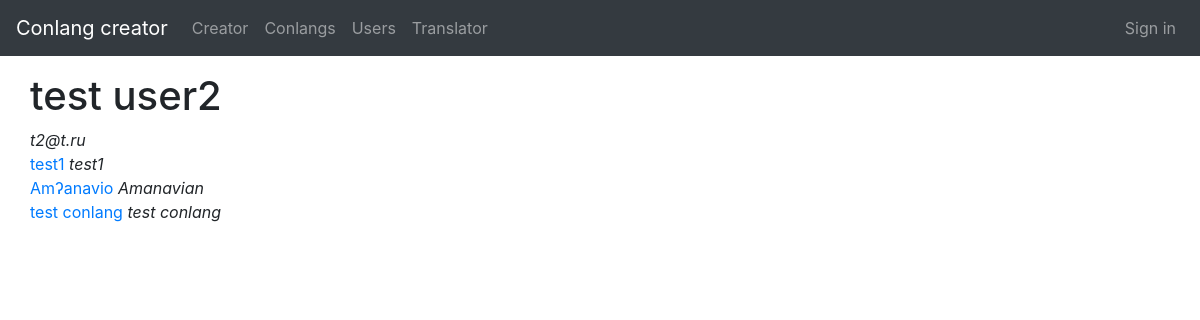
The page /u/2/profile/ on the database its author committed.
### user/models.py (models this page shows, shortened)
class User(models.Model):
    email = models.EmailField(max_length=80)
    name = models.CharField(max_length=80)
    password = models.CharField(max_length=256)

### conlang_creator/models.py (models this page shows, shortened)
class Conlang(models.Model):
    original_name = models.CharField(max_length=80)
    english_name = models.CharField(max_length=80)
    description = models.TextField(max_length=999999)
    user = models.ForeignKey(User, on_delete=models.CASCADE)
    consonants = models.CharField(max_length=300, default='p t k')
    vowels = models.CharField(max_length=200, default='a i u')
    syllable_structure = models.CharField(max_length=10)
    word_structure = models.CharField(max_length=20)

### user/views.py (the view)
# urls.py: path('<int:user_id>/profile/', views.profile, name='profile'),
def profile(request, user_id):
    title = 'Profile'
    template = 'user/profile.html'
    user = get_object_or_404(User, pk=user_id)
    conlangs = user.conlang_set.all()
    context = {'title': title, 'user': user, 'conlangs': conlangs}
    return render(request, template, context)

### user/templates/user/profile.html (shortened to what this page needs)
{% extends "header.html" %}
{% block content %}
<div class="container-fluid">
  <h1>
    {{ user.name }}
  </h1>
  <i>{{ user.email }}</i>
  <br>
  {% for conlang in conlangs %}
    <a href="{% url 'conlang_creator:profile' conlang.id %}">{{ conlang.original_name }}</a> <i>{{ conlang.english_name}}</i>
    <br>
  {% endfor %}
</div>
{% endblock %}

### rows shown on the page
User: name "test user2", email "t2@t.ru"
Conlang: original_name "test1", english_name "test1"
Conlang: original_name "Amʔanavio", english_name "Amanavian"
Conlang: original_name "test conlang", english_name "test conlang"
